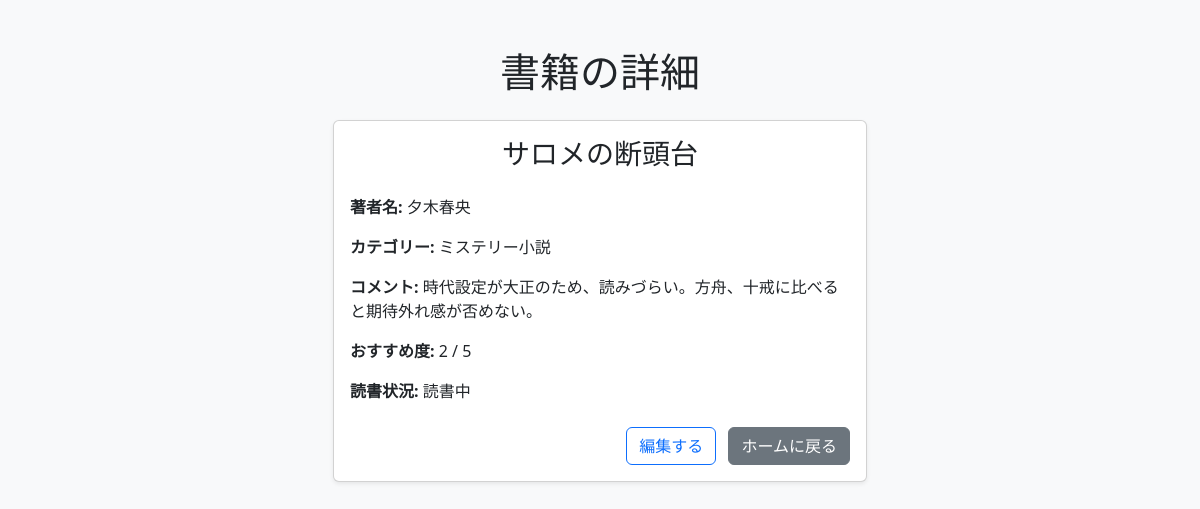
Screenshot of /books/6/ (signed in) with the database file from the repository.
### books/models.py (models this page shows, shortened)
class Book(models.Model):
    CATEGORY_CHOICES = [
        ('novel', '小説'),
        ('business', 'ビジネス'),
        ('science', '科学'),
        ('history', '歴史'),
        ('comic', '漫画'),
        ('essay', 'エッセイ'),
        ('other', 'その他'),
    ]
    STATUS_CHOICES = [
        ('reading', '読書中'),
        ('interested', '興味がある'),
        ('finished', '読了'),
    ]
    user = models.ForeignKey(User, on_delete=models.CASCADE)
    title = models.CharField("タイトル", max_length=100)
    author = models.CharField("著者", max_length=100)
    category = models.CharField(max_length=20, choices=CATEGORY_CHOICES, default='other')
    comment = models.TextField("コメント", max_length=200)
    rating = models.IntegerField("おすすめ度", choices=[(i, str(i)) for i in range(1, 6)])
    status = models.CharField("読書状況", max_length=20, choices=STATUS_CHOICES, default='reading')
    created_at = models.DateTimeField(auto_now_add=True)

### books/views.py (the view)
# urls.py: path('<int:pk>/', views.book_detail, name='book_detail'),  # 書籍詳細画面
@login_required(login_url='login')
def book_detail(request, pk):
    book = get_object_or_404(Book, pk=pk, user=request.user)  # 他人の本は見られないよう制限
    return render(request, 'books/detail.html', {'book': book})

### books/templates/books/detail.html (shortened to what this page needs)
{% extends 'base.html' %}
{% block header %}書籍の詳細{% endblock %}
{% block content %}
<div class="container mt-4">
  <div class="row justify-content-center">
    <div class="col-md-8 col-lg-6">
      <div class="card shadow-sm">
        <div class="card-body">
          <h3 class="card-title mb-4 text-center">{{ book.title }}</h3>
          <p class="card-text"><strong>著者名:</strong> {{ book.author }}</p>
          <p class="card-text"><strong>カテゴリー:</strong> {{ book.get_category_display }}</p>
          <p class="card-text"><strong>コメント:</strong> {{ book.comment }}</p>
          <p class="card-text"><strong>おすすめ度:</strong> {{ book.rating }} / 5</p>
          <p class="card-text"><strong>読書状況:</strong> {{ book.get_status_display }}</p>
          <div class="text-end mt-4">
            <a href="{% url 'edit_book' book.pk %}" class="btn btn-outline-primary me-2">編集する</a>
            <a href="{% url 'home' %}" class="btn btn-secondary">ホームに戻る</a>
          </div>
        </div>
      </div>
    </div>
  </div>
</div>
{% endblock %}

### rows the page displays
Book: title "サロメの断頭台", author "夕木春央", category "ミステリー小説", comment "時代設定が大正のため、読みづらい。方舟、十戒に比べると期待外れ感が否めない。", rating "2", status "読書中"
